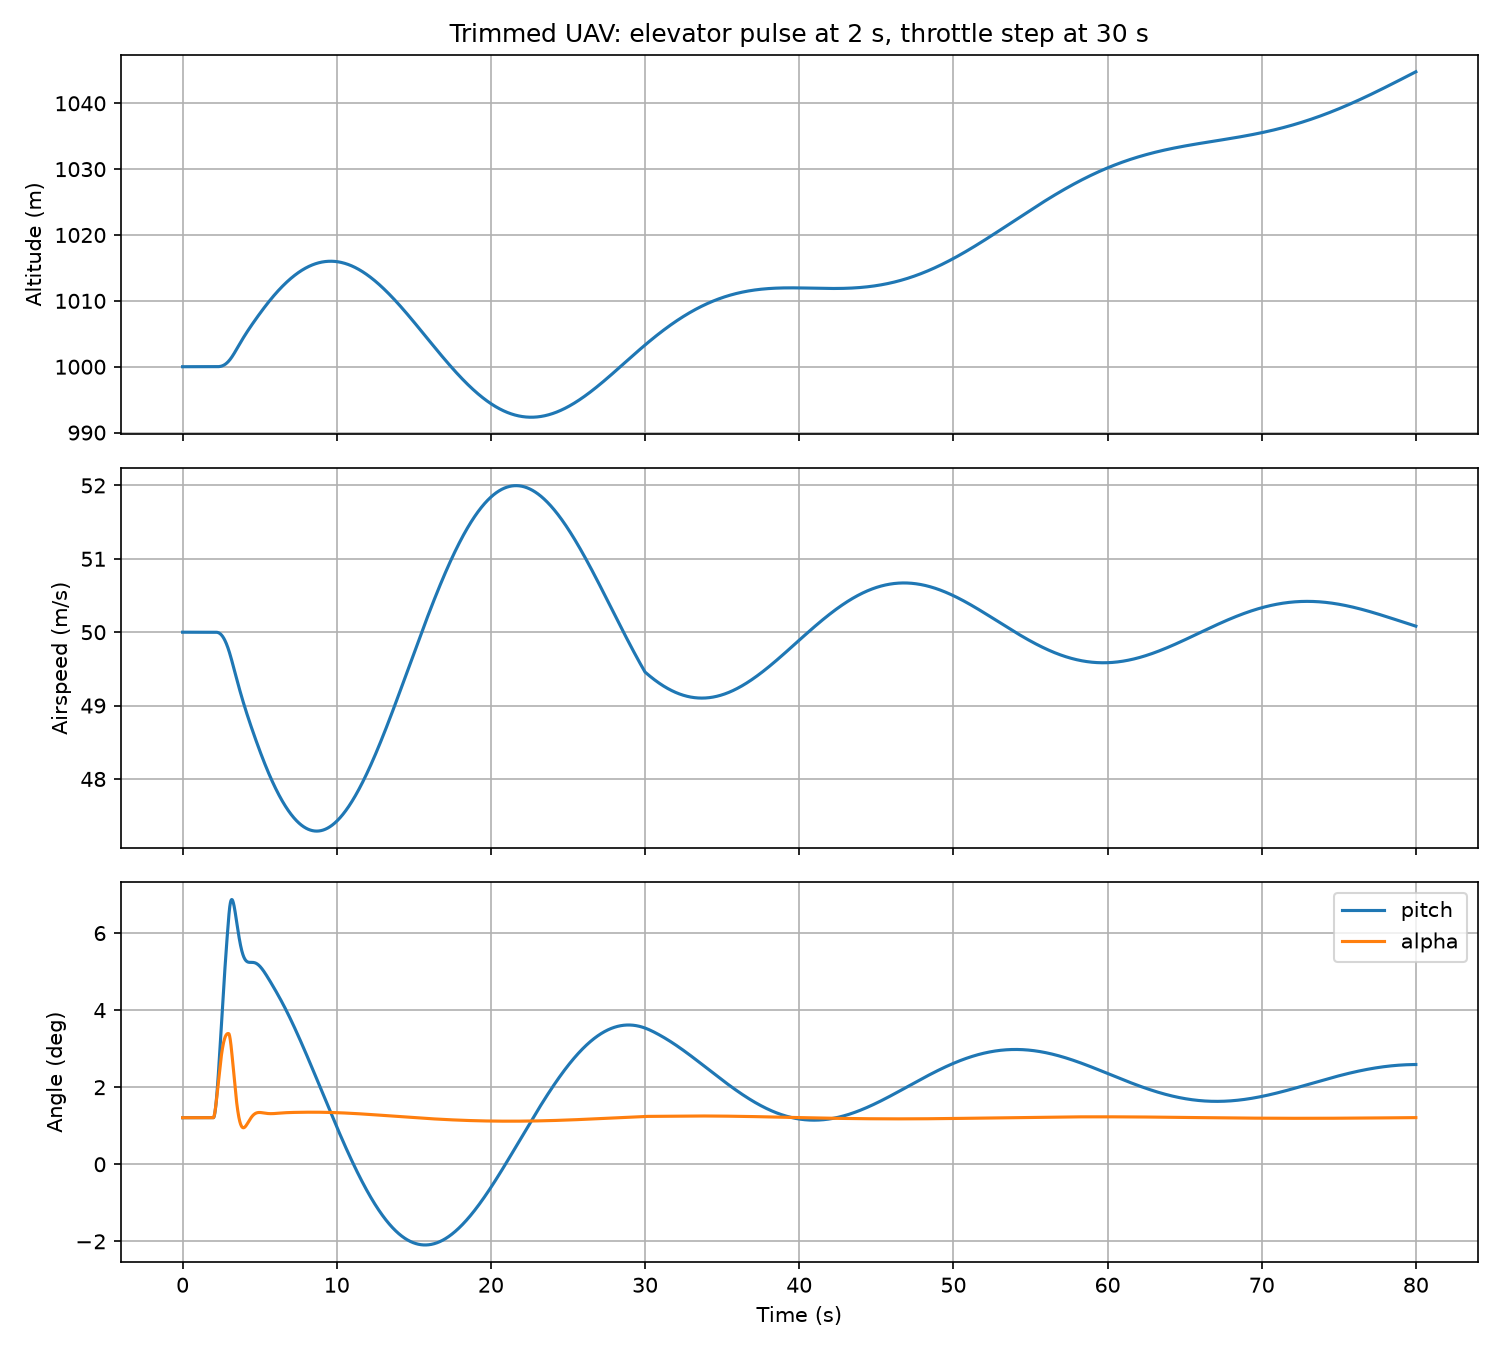

This chart was generated by the following Python code:
"""First flight: trimmed UAV with an elevator pulse and a throttle step."""

import numpy as np
import matplotlib.pyplot as plt

from uavsim import quaternion as quat
from uavsim.aerodynamics import Controls
from uavsim.dynamics import make_dynamics, post_step, trim_level_flight
from uavsim.integrators import integrate

AIRSPEED = 50.0
ALTITUDE = 1000.0


def main():
    trim = trim_level_flight(AIRSPEED, ALTITUDE)
    print(f"Trim: alpha={np.degrees(trim.alpha):.2f} deg, "
          f"elevator={np.degrees(trim.elevator):.2f} deg, throttle={trim.throttle:.3f}")

    def control_law(t, y):
        elevator = trim.elevator
        throttle = trim.throttle
        if 2.0 <= t < 3.0:
            elevator -= np.radians(2.0)  # nose-up pulse
        if t >= 30.0:
            throttle = min(1.0, trim.throttle + 0.2)
        return Controls(elevator=elevator, throttle=throttle)

    f = make_dynamics(control_law)
    traj = integrate(f, trim.state(), (0.0, 80.0), dt=0.01, method="rk4", post_step=post_step)

    t = traj.t
    altitude = -traj.y[:, 2]
    airspeed = np.linalg.norm(traj.y[:, 3:6], axis=1)
    alpha = np.degrees(np.arctan2(traj.y[:, 5], traj.y[:, 3]))
    pitch = np.degrees([quat.to_euler(q)[1] for q in traj.y[:, 6:10]])

    print(f"Final altitude: {altitude[-1]:.1f} m, final airspeed: {airspeed[-1]:.1f} m/s")

    fig, axes = plt.subplots(3, 1, figsize=(10, 9), sharex=True)
    axes[0].plot(t, altitude)
    axes[0].set_ylabel("Altitude (m)")
    axes[0].set_title("Trimmed UAV: elevator pulse at 2 s, throttle step at 30 s")
    axes[0].grid(True)
    axes[1].plot(t, airspeed)
    axes[1].set_ylabel("Airspeed (m/s)")
    axes[1].grid(True)
    axes[2].plot(t, pitch, label="pitch")
    axes[2].plot(t, alpha, label="alpha")
    axes[2].set_ylabel("Angle (deg)")
    axes[2].set_xlabel("Time (s)")
    axes[2].legend()
    axes[2].grid(True)
    fig.tight_layout()
    fig.savefig("examples/first_flight.png", dpi=150)
    print("Saved examples/first_flight.png")
    plt.show()


if __name__ == "__main__":
    main()
